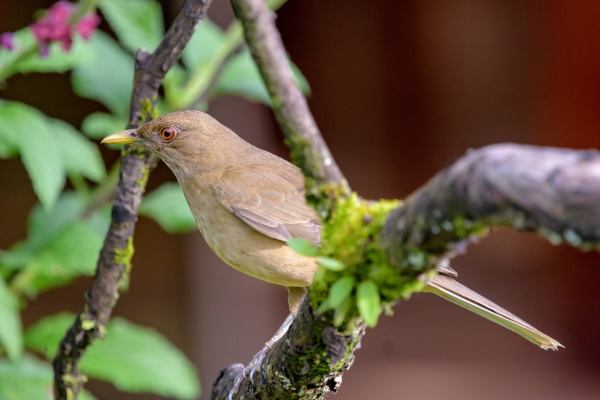
#> input picture ml_basics/DataCV/bird.jpg, 600 x 400 px
$ jupyter execute --allow-errors 5_computer_vision.ipynb
#> lines starting #> are read from the running program, lines starting #| are printed output that depends on the picture; after the words box and inside, x2 and y2 are one past the last pixel; in counts of white or black regions, pixels touching at a corner belong together
## 5. Computer Vision Algoritm
- 2001: Viola-Jones: Face detection
- 2005: Histogram of Oriented Gradients (HOG): Face detection
- 2012: CNNs : Objection Detection
- 2015: R-CNNs, Fast-CNNs, SSD and YOLO (came with other helper methods, selective search) : Object Detection

## Bilinear Interpolation

[cell 1]
import numpy as np
import math

# ref: https://meghal-darji.medium.com/implementing-bilinear-interpolation-for-image-resizing-357cbb2c2722

# [46 lines left out: function bl_resize, not called in this run]

[cell 2]
import cv2

image = cv2.imread('DataCV/camus.jpg')
#> (the rest of this cell did not finish here and is left out)

### 38. Handling Images and Pixels
#### 38.1. Handling Pixel Intensities I

[cell 3]
import cv2

image = cv2.imread('DataCV/camus.jpg', cv2.IMREAD_GRAYSCALE)

# values close to 0: darker pixels
# values closer to 255: brighter pixels
#> (the rest of this cell did not finish here and is left out)

#### 38.2. Handling Pixel Intensities II

[cell 4]
import cv2
import numpy as np

image = cv2.imread('DataCV/bird.jpg', cv2.IMREAD_COLOR)
#> image is the input picture: shape (400, 600, 3); mean B, G, R 66.5, 91.5, 103.6

print(image.shape)
#| (400, 600, 3)
#print(image)

print(np.amax(image))
#| 255
print(np.amin(image))
#| 0


cv2.imshow('Computer Vision', image)
cv2.waitKey(0)
cv2.destroyAllWindows()
cv2.waitKey(1)  # for Mac

### In image processing Convolution is
####  - the process of adding each element of the image to its local neigbors - weighted by the kernel

#### 38.3. Image processing - blur operation
- Gaussian Blur is used to reduce noise.

[cell 5]
import numpy as np
import cv2

original_image = cv2.imread('DataCV/bird.jpg', cv2.IMREAD_COLOR)

blur_kernel_3x3 = np.ones((3, 3)) / 9
blur_kernel_5x5 = np.ones((5, 5)) / 25
print(blur_kernel_3x3)
print(blur_kernel_5x5)

# -1 "destination depth": -1 means the result image depth is same as the original image
blur_image_3x3 = cv2.filter2D(original_image, -1, blur_kernel_3x3)
blur_image_5x5 = cv2.filter2D(original_image, -1, blur_kernel_5x5)

cv2.imshow('Original Image', original_image)
cv2.imshow('Blurred_3x3 Image', blur_image_3x3)
cv2.imshow('Blurred_5x5 Image', blur_image_5x5)

cv2.waitKey(0)
cv2.destroyAllWindows()
cv2.waitKey(1)  # for Mac

#### 38.4. Image processing - edge detection

[cell 6]
import numpy as np
import cv2

original_image = cv2.imread('DataCV/bird.jpg', cv2.IMREAD_COLOR)

# we have to transform the image into grayscale
# OpenCV handles BGR instead of RGB
gray_image = cv2.cvtColor(original_image, cv2.COLOR_BGR2GRAY)
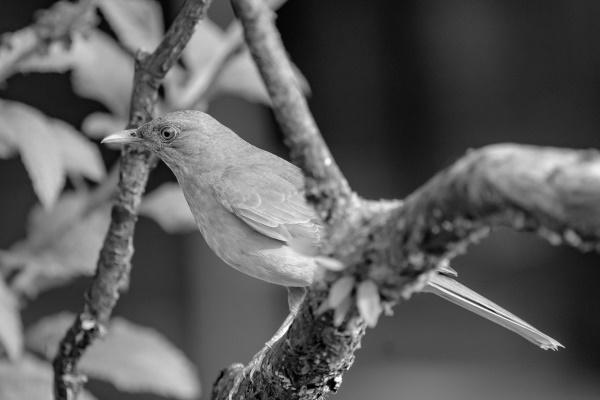
#> gray_image: shape (400, 600); min 0, max 255, mean 92.2

result_image = cv2.Laplacian(gray_image, -1)
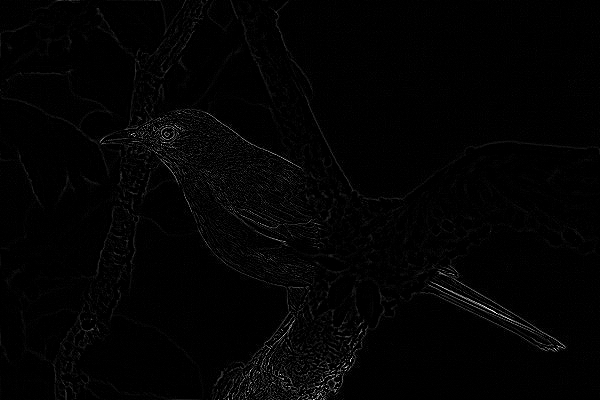
#> result_image: shape (400, 600); min 0, max 255, mean 3.2
# 0  1  0
# 1 -4  1
# 0  1  0

laplacian_kernel = np.array([[0, 1, 0], [1, -4, 1], [0, 1, 0]])
result_image_manual = cv2.filter2D(gray_image, -1, laplacian_kernel)

cv2.imshow('Original Image', gray_image)
cv2.imshow('EdgeDetected Image', result_image)
cv2.imshow('ManualKernel Image', result_image_manual)

cv2.waitKey(0)
cv2.destroyAllWindows()
cv2.waitKey(1)  # for Mac

#### 38.5. Image processing - sharpen operation
  - face recognition and we have a blurry CCTV video then we can apply this kernel in order to increase the precision of the underlying model

[cell 7]
import numpy as np
import cv2

original_image = cv2.imread('DataCV/unsharp_bird.jpg', cv2.IMREAD_COLOR)
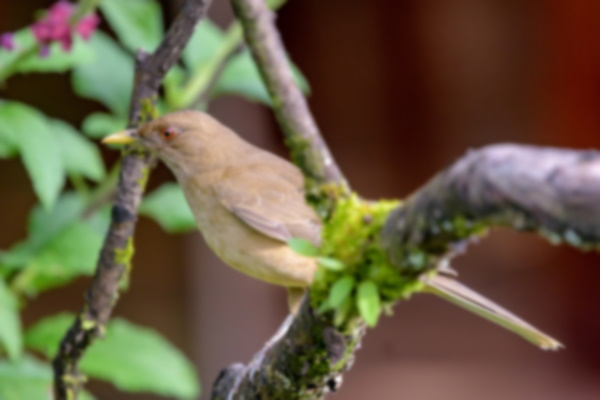
#> input picture ml_basics/DataCV/unsharp_bird.jpg, 600 x 400 px
#> original_image is the input picture: shape (400, 600, 3); mean B, G, R 66.2, 91.4, 103.5

kernel5 = np.array([[0, -1, 0], [-1, 5, -1], [0, -1, 0]])  # default
kernel9 = np.array([[0, -1, 0], [-1, 9, -1], [0, -1, 0]])

sharpen_image5 = cv2.filter2D(original_image, -1, kernel5)
sharpen_image9 = cv2.filter2D(original_image, -1, kernel9)
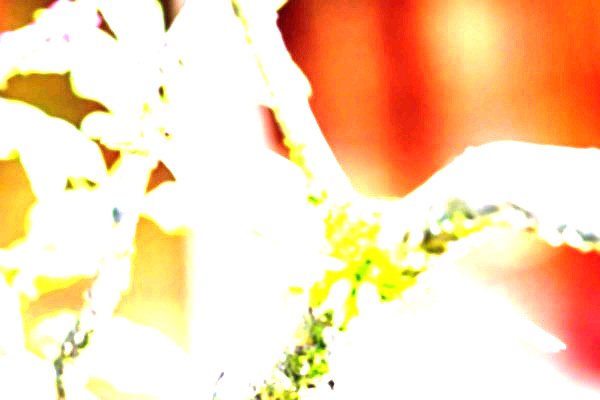
#> sharpen_image9: shape (400, 600, 3); mean B, G, R 181.2, 216.6, 250.6
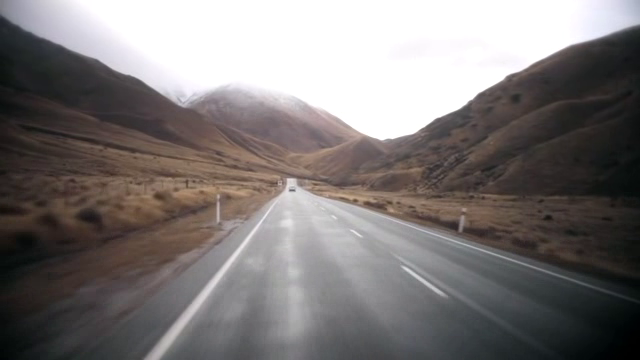
#> input picture frame 23 of ml_basics/DataCV/lane_detection_video.mp4, 640 x 360 px
#> further down, frame is the input picture: shape (360, 640, 3); mean B, G, R 118.7, 119.5, 124.3

cv2.imshow('Original Image', original_image)
cv2.imshow('Sharpen5 Image', sharpen_image5)
cv2.imshow('Sharpen9 Image', sharpen_image9)
cv2.waitKey(0)
cv2.destroyAllWindows()
cv2.waitKey(1)  # for Mac

### 39. Computer Vision Project I - Lane Detection

[cell 8]
import cv2
import numpy as np


def draw_the_lines(image, lines):
    # create a distinct image for the lines [0,255] - all 0 values means black image
    lines_image = np.zeros((image.shape[0], image.shape[1], 3), dtype=np.uint8)

    # there are (x,y) for the starting and end points of the lines
    for line in lines:
        for x1, y1, x2, y2 in line:
            cv2.line(lines_image, (x1, y1), (x2, y2), (255, 0, 0), thickness=3)

    # finally we have to merge the image with the lines
    image_with_lines = cv2.addWeighted(image, 0.8, lines_image, 1, 0.0)

    return image_with_lines


def region_of_interest(image, region_points):
    # we are going to replace pixels with 0 (black) - the regions we are not interested
    mask = np.zeros_like(image)

    # the region that we are interested in is the lower triangle - 255 white pixels
    cv2.fillPoly(mask, region_points, 255)

    # we have to use the mask: we want to keep the regions of the original image where
    # the mask has white colored pixels
    masked_image = cv2.bitwise_and(image, mask)

    return masked_image


def get_detected_lanes(image):
    (height, width) = (image.shape[0], image.shape[1])
#> height = 360; width = 640

    # we have to turn the image into grayscale
    gray_image = cv2.cvtColor(image, cv2.COLOR_BGR2GRAY)
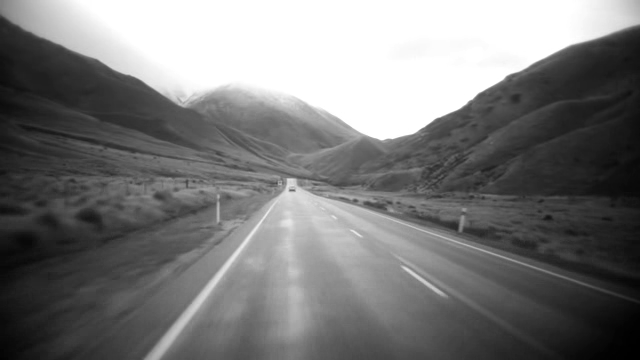
#> gray_image: shape (360, 640); min 0, max 255, mean 120.8

    # edge detection kernel (Canny's algorithm)
    canny_image = cv2.Canny(gray_image, 100, 120)
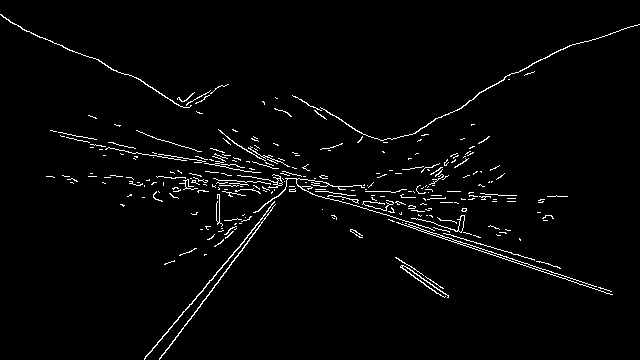
#> canny_image: shape (360, 640); 2.5% white in thin lines or dots

    # we are interested in the "lower region" of the image (there are the driving lanes)
    region_of_interest_vertices = [
        (0, height),
        (width / 2, height * 0.65),
        (width, height)
    ]
#> region_of_interest_vertices = [(0, 360), (320, 234), (640, 360)]

    # we can get rid of the un-relevant part of the image
    # we just keep the lower triangle region
    cropped_image = region_of_interest(canny_image, np.array([region_of_interest_vertices], np.int32))
#> in region_of_interest, `cv2.fillPoly(mask, region_points, 255)`:
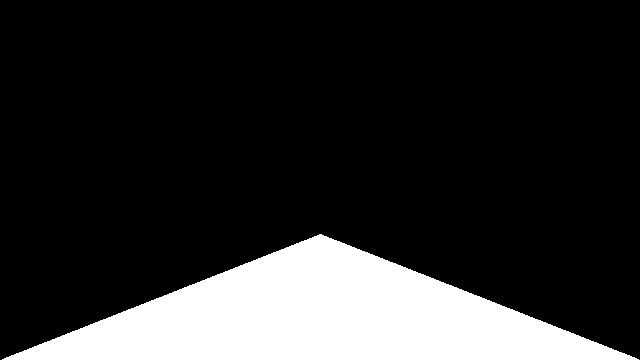
#> mask: shape (360, 640); 17.5% white; 1 white region, box (x1, y1, x2, y2) and area: (2, 234, 639, 360) 40387
#> in region_of_interest, `masked_image = cv2.bitwise_and(image, mask)`:
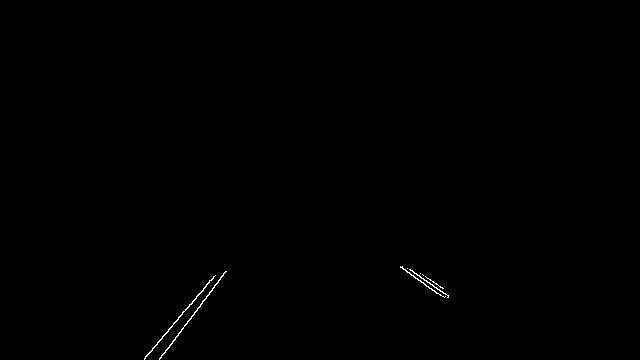
#> masked_image: shape (360, 640); 0.21% white in thin lines or dots, all inside (x1, y1, x2, y2) = (144, 266, 449, 360)

    # use the line detection algorithm (radians instead of degrees: 1 degree = pi / 180)
    # rho & theta set the resolution of the algorithm
    lines = cv2.HoughLinesP(cropped_image, rho=2, theta=np.pi / 180, threshold=50, lines=np.array([]),
                            minLineLength=40, maxLineGap=150)
#> lines = [[159, 358, 220, 279], [157, 344, 213, 276], [402, 267, 442, 296], [407, 268, 448, 296], [144, 359, 189, 304]]

    # draw the lines on the image
    image_with_lines = draw_the_lines(image, lines)
#> the loop in draw_the_lines, `for line in lines:` made 5 passes
#> in draw_the_lines, `image_with_lines = cv2.addWeighted(image, 0.8, lines_image, 1, 0.0)`:
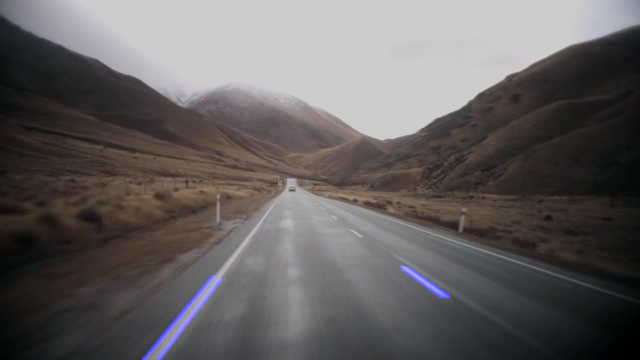
#> image_with_lines: shape (360, 640, 3); mean B, G, R 95.8, 95.6, 99.5

    return image_with_lines

[cell 9]
# video = several frames (images shown after each other)
video = cv2.VideoCapture('DataCV/lane_detection_video.mp4')

while video.isOpened():

    is_grabbed, frame = video.read()

    # because the end of the video
    if not is_grabbed:
        break

    frame = get_detected_lanes(frame)

    cv2.imshow('Lane Detection Video', frame)
    cv2.waitKey(20)  # add some delay

video.release()
cv2.destroyAllWindows()
cv2.waitKey(1)  # for Mac
